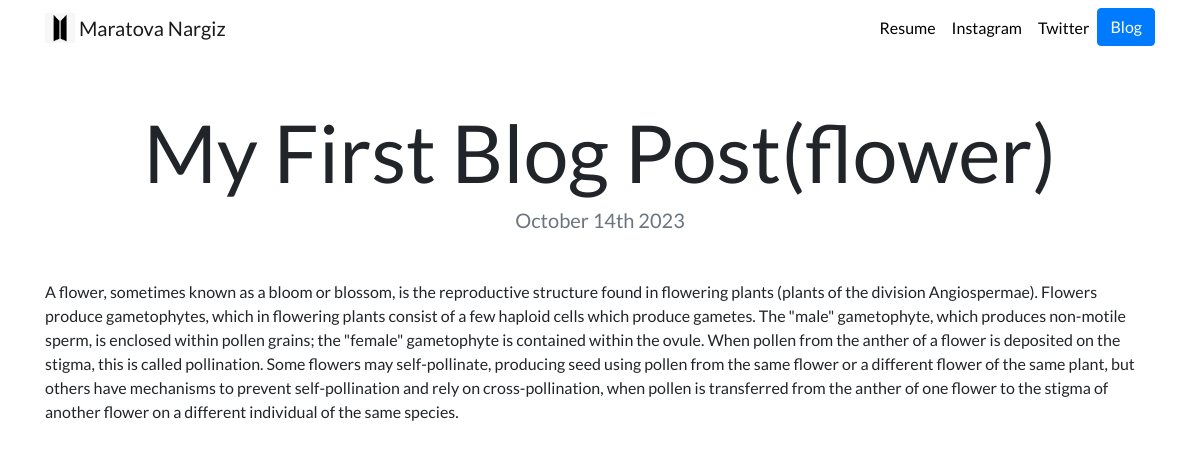
The page /blog/10/ on the database its author committed.
### blog/models.py (models this page shows, shortened)
class Blog(models.Model):
    title = models.CharField(max_length=200)
    description = models.TextField()
    date = models.DateField()

### blog/views.py (the view)
# urls.py: path('<int:blog_id>/', views.detail, name='detail'),
def detail(request, blog_id):
    blog = get_object_or_404(Blog, pk=blog_id)
    return render(request, 'blog/detail.html',{'blog':blog})

### blog/templates/blog/detail.html
{% extends "portfolio/base.html" %}
{% load static %}
{% block content %}
<h1 class="text-center mt-5" id="blogdetailtitle">{{ blog.title }}</h1>
<h5 class="text-center text-muted mb-5">{{ blog.date|date:'F jS Y' }}</h5>
{{ blog.description|safe }}
{% endblock %}

### portfolio/static/portfolio/custom.css (style rules this page uses)
body { font-family: 'Lato', sans-serif; }
@media (min-width: 992px) { #blogdetailtitle { font-size: 5rem; } }

### rows shown on the page
Blog: title "My First Blog Post(flower)", date "October 14th 2023", description "A flower, sometimes known as a bloom or blossom, is the reproductive structure found in flowering plants (plants of the division Angiospermae). Flowers produce gametophytes, which in flowering plants consist of a few haploid cells which produce gametes. The \"male\" gametophyte, which produces non-motile sperm, is enclosed within pollen grains; the \"female\" gametophyte is contained within the ovule. When pollen from the anther of a flower is deposited on the stigma, this is called pollination. Some flowers may self-pollinate, producing seed using pollen from the same flower or a different flower of the same plant, but others have mechanisms to prevent self-pollination and rely on…"
